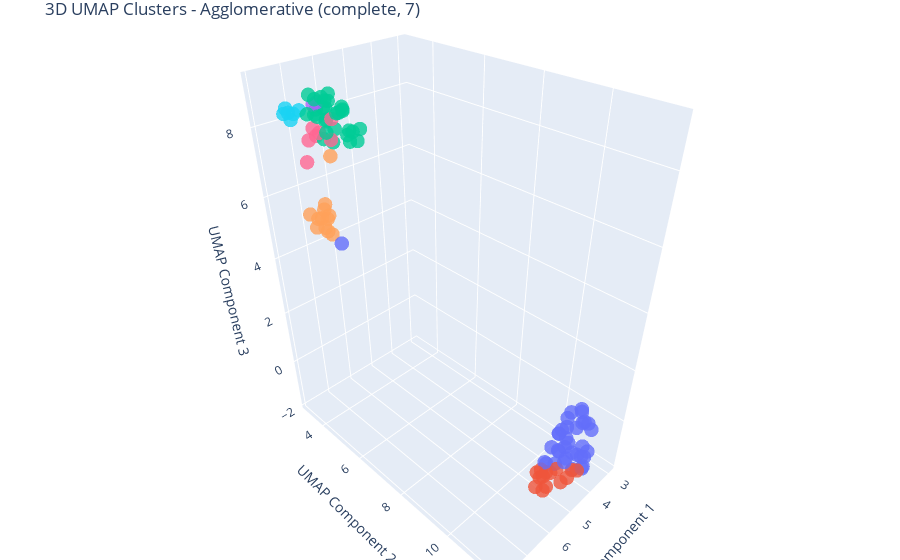
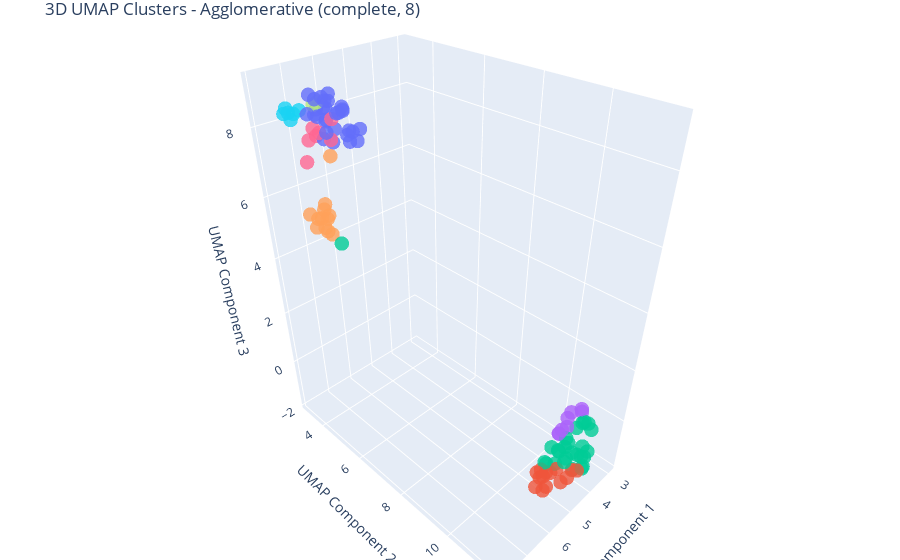
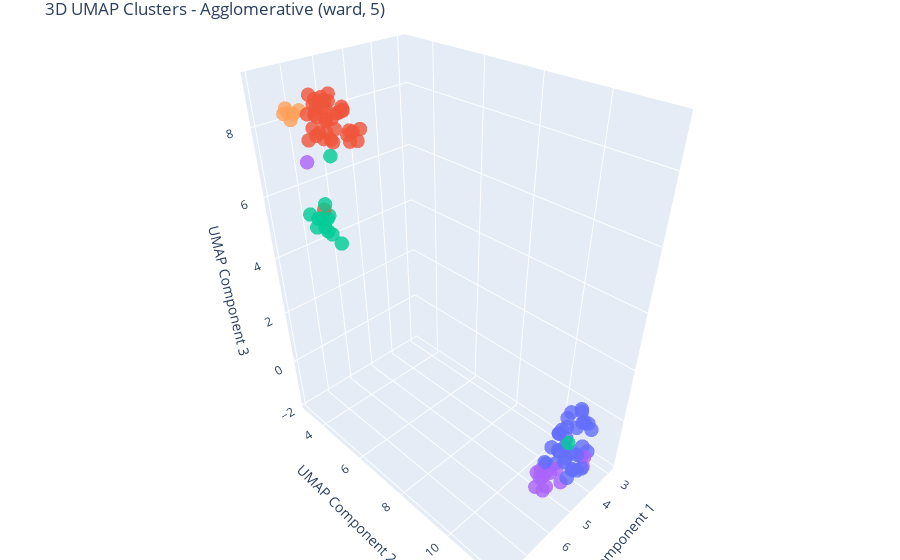

The notebook cell saved with these charts, in order:
### Code cell
models = {
    "Agglomerative (complete, 7)": AgglomerativeClustering(linkage='complete', n_clusters=7),
    "Agglomerative (complete, 8)": AgglomerativeClustering(linkage='complete', n_clusters=8),
    "Agglomerative (ward, 5)": AgglomerativeClustering(linkage='ward', n_clusters=5),
    "KMeans (k=4)": KMeans(n_clusters=4, random_state=12),
    "KMeans (k=6)": KMeans(n_clusters=6,random_state=12),
    "KMeans (k=5)": KMeans(n_clusters=6,random_state=12)
}


for (name, model) in models.items():
    cluster_labels = model.fit_predict(df_pca)

    visualise_clusters_umap_3d(umap_3d, cluster_labels, name)

### Figure 1 — Plotly figure (JSON) as saved in the notebook; plotly's stock layout.template omitted (floating-point values rounded to 4 significant figures)
{"data": [{"hoverinfo": "text", "marker": {"color": ["#00CC96", "#00CC96", "#EF553B", "#636EFA", "#636EFA", "#00CC96", "#636EFA", "#636EFA", "#636EFA", "#FFA15A", "#00CC96", "#FF6692", "#00CC96", "#FF6692", "#AB63FA", "#00CC96", "#19D3F3", "#00CC96", "#00CC96", "#636EFA", "#636EFA", "#AB63FA", "#636EFA", "#636EFA", "#636EFA", "#FF6692", "#19D3F3", "#00CC96", "#636EFA", "#636EFA", "#636EFA", "#00CC96", "#00CC96", "#00CC96", "#00CC96", "#636EFA", "#00CC96", "#636EFA", "#19D3F3", "#636EFA", "#00CC96", "#00CC96", "#FFA15A", "#FFA15A", "#636EFA", "#FF6692", "#19D3F3", "#00CC96", "#636EFA", "#00CC96", "#EF553B", "#FF6692", "#636EFA", "#EF553B", "#FFA15A", "#FFA15A", "#EF553B", "#00CC96", "#636EFA", "#636EFA", "#FFA15A", "#FF6692", "#00CC96", "#00CC96", "#00CC96", "#EF553B", "#00CC96", "#EF553B", "#EF553B", "#00CC96", "#EF553B", "#FFA15A", "#636EFA", "#FFA15A", "#636EFA", "#00CC96", "#EF553B", "#00CC96", "#636EFA", "#00CC96", "#00CC96", "#FFA15A", "#636EFA", "#636EFA", "#636EFA", "#636EFA", "#636EFA", "#FF6692", "#636EFA", "#19D3F3", "#EF553B", "#636EFA", "#FFA15A", "#EF553B", "#EF553B", "#636EFA", "#00CC96", "#636EFA", "#EF553B", "#EF553B", "#FFA15A", "#636EFA", "#19D3F3", "#FFA15A"], "opacity": 0.8, "size": 5}, "mode": "markers", "text": ["Cluster 2", "Cluster 2", "Cluster 1", "Cluster 0", "Cluster 0", "Cluster 2", "Cluster 0", "Cluster 0", "Cluster 0", "Cluster 4", "Cluster 2", "Cluster 6", "Cluster 2", "Cluster 6", "Cluster 3", "Cluster 2", "Cluster 5", "Cluster 2", "Cluster 2", "Cluster 0", "Cluster 0", "Cluster 3", "Cluster 0", "Cluster 0", "Cluster 0", "Cluster 6", "Cluster 5", "Cluster 2", "Cluster 0", "Cluster 0", "Cluster 0", "Cluster 2", "Cluster 2", "Cluster 2", "Cluster 2", "Cluster 0", "Cluster 2", "Cluster 0", "Cluster 5", "Cluster 0", "Cluster 2", "Cluster 2", "Cluster 4", "Cluster 4", "Cluster 0", "Cluster 6", "Cluster 5", "Cluster 2", "Cluster 0", "Cluster 2", "Cluster 1", "Cluster 6", "Cluster 0", "Cluster 1", "Cluster 4", "Cluster 4", "Cluster 1", "Cluster 2", "Cluster 0", "Cluster 0", "Cluster 4", "Cluster 6", "Cluster 2", "Cluster 2", "Cluster 2", "Cluster 1", "Cluster 2", "Cluster 1", "Cluster 1", "Cluster 2", "Cluster 1", "Cluster 4", "Cluster 0", "Cluster 4", "Cluster 0", "Cluster 2", "Cluster 1", "Cluster 2", "Cluster 0", "Cluster 2", "Cluster 2", "Cluster 4", "Cluster 0", "Cluster 0", "Cluster 0", "Cluster 0", "Cluster 0", "Cluster 6", "Cluster 0", "Cluster 5", "Cluster 1", "Cluster 0", "Cluster 4", "Cluster 1", "Cluster 1", "Cluster 0", "Cluster 2", "Cluster 0", "Cluster 1", "Cluster 1", "Cluster 4", "Cluster 0", "Cluster 5", "Cluster 4"], "type": "scatter3d", "x": [6.734, 6.868, 4.683, 2.999, 3.401, 6.531, 4.109, 3.868, 3.592, 7.535, 6.91, 7.8, 6.622, 7.814, 7.494, 6.684, 6.92, 7.206, 6.517, 4.239, 3.536, 7.416, 3.318, 3.786, 4.325, 7.408, 6.992, 6.656, 3.85, 3.304, 3.292, 6.498, 6.817, 6.507, 6.857, 4.249, 6.238, 4.582, 7.266, 3.567, 7.534, 6.707, 7.626, 7.701, 3.204, 7.965, 7.446, 7.367, 3.781, 7.217, 4.078, 7.93, 4.07, 5.122, 7.953, 7.867, 4.803, 6.085, 3.168, 3.946, 7.824, 7.581, 6.299, 6.145, 6.179, 4.867, 6.812, 4.597, 5.367, 6.063, 5.513, 7.807, 3.415, 7.019, 2.877, 6.067, 4.807, 6.316, 3.388, 6.937, 7.084, 7.671, 3.86, 4.228, 4.694, 4.232, 4.571, 7.809, 7.766, 7.256, 5.219, 3.962, 7.517, 5.323, 5.286, 4.308, 6.521, 4.109, 4.312, 4.007, 7.69, 4.293, 7.416, 7.814], "y": [3.777, 3.884, 10.93, 10.72, 11.35, 4.24, 10.77, 11.41, 10.94, 5.029, 4.453, 5.194, 3.941, 5.326, 4.846, 3.917, 3.254, 4.92, 3.841, 10.78, 10.92, 4.907, 10.47, 11.36, 10.52, 5.428, 3.073, 4.286, 10.54, 11.16, 10.43, 4.016, 4.892, 4.741, 4.58, 11.04, 3.967, 11.6, 3.361, 11.11, 4.602, 3.72, 4.98, 4.757, 10.98, 5.215, 3.583, 4.502, 11.54, 4.534, 11.3, 4.959, 10.94, 10.97, 4.801, 5.408, 11.2, 4.734, 10.46, 10.65, 5.237, 5.574, 4.541, 4.091, 4.53, 11.43, 5.065, 10.72, 11.27, 4.216, 11.01, 5.496, 10.36, 4.627, 10.63, 4.557, 10.67, 4.364, 10.64, 4.513, 4.609, 5.153, 10.87, 11.7, 10.7, 11.71, 11.32, 5.453, 5.808, 3.153, 10.81, 10.6, 4.876, 11.15, 10.97, 10.62, 3.82, 11.63, 11.3, 11.43, 4.917, 11.5, 3.304, 4.825], "z": [8.383, 8.301, -1.541, -0.3183, -0.3312, 7.92, -1.18, -1.096, -1.527, 6.062, 8.324, 8.537, 8.429, 8.39, 8.94, 7.602, 8.274, 8.811, 8.016, -1.636, -0.4685, 8.999, -0.9364, -0.7499, -1.773, 8.718, 8.151, 7.609, -0.7803, -0.2762, -0.588, 8.603, 8.589, 7.89, 9.003, -0.6675, 8.203, -0.8941, 8.127, -0.08704, 8.658, 8.627, 6.251, 5.927, -0.4174, 8.291, 8.417, 9.07, -0.8266, 8.5, -1.617, 7.649, -0.4988, -1.296, 6.164, 5.876, -1.041, 7.937, -0.4088, -1.365, 5.898, 8.297, 7.599, 8.382, 7.834, -1.369, 8.678, -1.774, -1.27, 7.751, -1.388, 5.796, -1.076, 7.436, -0.3544, 7.556, -1.518, 8.419, -1.482, 8.832, 8.976, 6.064, -1.792, -0.5723, -1.253, -0.9749, -0.6675, 8.499, 5.637, 8.379, -1.168, -0.6354, 6.326, -1.594, -1.196, -0.9579, 7.71, -1.237, -1.776, -1.592, 5.997, -0.5836, 8.31, 5.735]}], "layout": {"margin": {"b": 0, "l": 0, "r": 0, "t": 30}, "scene": {"xaxis": {"title": {"text": "UMAP Component 1"}}, "yaxis": {"title": {"text": "UMAP Component 2"}}, "zaxis": {"title": {"text": "UMAP Component 3"}}}, "title": {"text": "3D UMAP Clusters - Agglomerative (complete, 7)"}}}

### Figure 2 — Plotly figure (JSON) as saved in the notebook; plotly's stock layout.template omitted (floating-point values rounded to 4 significant figures)
{"data": [{"hoverinfo": "text", "marker": {"color": ["#636EFA", "#636EFA", "#EF553B", "#AB63FA", "#00CC96", "#636EFA", "#00CC96", "#00CC96", "#00CC96", "#FFA15A", "#636EFA", "#FF6692", "#636EFA", "#FF6692", "#B6E880", "#636EFA", "#19D3F3", "#636EFA", "#636EFA", "#00CC96", "#00CC96", "#B6E880", "#AB63FA", "#00CC96", "#00CC96", "#FF6692", "#19D3F3", "#636EFA", "#AB63FA", "#00CC96", "#AB63FA", "#636EFA", "#636EFA", "#636EFA", "#636EFA", "#00CC96", "#636EFA", "#00CC96", "#19D3F3", "#00CC96", "#636EFA", "#636EFA", "#FFA15A", "#FFA15A", "#00CC96", "#FF6692", "#19D3F3", "#636EFA", "#00CC96", "#636EFA", "#EF553B", "#FF6692", "#00CC96", "#EF553B", "#FFA15A", "#FFA15A", "#EF553B", "#636EFA", "#AB63FA", "#00CC96", "#FFA15A", "#FF6692", "#636EFA", "#636EFA", "#636EFA", "#EF553B", "#636EFA", "#EF553B", "#EF553B", "#636EFA", "#EF553B", "#FFA15A", "#AB63FA", "#FFA15A", "#AB63FA", "#636EFA", "#EF553B", "#636EFA", "#00CC96", "#636EFA", "#636EFA", "#FFA15A", "#00CC96", "#00CC96", "#00CC96", "#00CC96", "#00CC96", "#FF6692", "#00CC96", "#19D3F3", "#EF553B", "#AB63FA", "#FFA15A", "#EF553B", "#EF553B", "#00CC96", "#636EFA", "#00CC96", "#EF553B", "#EF553B", "#FFA15A", "#00CC96", "#19D3F3", "#FFA15A"], "opacity": 0.8, "size": 5}, "mode": "markers", "text": ["Cluster 0", "Cluster 0", "Cluster 1", "Cluster 3", "Cluster 2", "Cluster 0", "Cluster 2", "Cluster 2", "Cluster 2", "Cluster 4", "Cluster 0", "Cluster 6", "Cluster 0", "Cluster 6", "Cluster 7", "Cluster 0", "Cluster 5", "Cluster 0", "Cluster 0", "Cluster 2", "Cluster 2", "Cluster 7", "Cluster 3", "Cluster 2", "Cluster 2", "Cluster 6", "Cluster 5", "Cluster 0", "Cluster 3", "Cluster 2", "Cluster 3", "Cluster 0", "Cluster 0", "Cluster 0", "Cluster 0", "Cluster 2", "Cluster 0", "Cluster 2", "Cluster 5", "Cluster 2", "Cluster 0", "Cluster 0", "Cluster 4", "Cluster 4", "Cluster 2", "Cluster 6", "Cluster 5", "Cluster 0", "Cluster 2", "Cluster 0", "Cluster 1", "Cluster 6", "Cluster 2", "Cluster 1", "Cluster 4", "Cluster 4", "Cluster 1", "Cluster 0", "Cluster 3", "Cluster 2", "Cluster 4", "Cluster 6", "Cluster 0", "Cluster 0", "Cluster 0", "Cluster 1", "Cluster 0", "Cluster 1", "Cluster 1", "Cluster 0", "Cluster 1", "Cluster 4", "Cluster 3", "Cluster 4", "Cluster 3", "Cluster 0", "Cluster 1", "Cluster 0", "Cluster 2", "Cluster 0", "Cluster 0", "Cluster 4", "Cluster 2", "Cluster 2", "Cluster 2", "Cluster 2", "Cluster 2", "Cluster 6", "Cluster 2", "Cluster 5", "Cluster 1", "Cluster 3", "Cluster 4", "Cluster 1", "Cluster 1", "Cluster 2", "Cluster 0", "Cluster 2", "Cluster 1", "Cluster 1", "Cluster 4", "Cluster 2", "Cluster 5", "Cluster 4"], "type": "scatter3d", "x": [6.734, 6.868, 4.683, 2.999, 3.401, 6.531, 4.109, 3.868, 3.592, 7.535, 6.91, 7.8, 6.622, 7.814, 7.494, 6.684, 6.92, 7.206, 6.517, 4.239, 3.536, 7.416, 3.318, 3.786, 4.325, 7.408, 6.992, 6.656, 3.85, 3.304, 3.292, 6.498, 6.817, 6.507, 6.857, 4.249, 6.238, 4.582, 7.266, 3.567, 7.534, 6.707, 7.626, 7.701, 3.204, 7.965, 7.446, 7.367, 3.781, 7.217, 4.078, 7.93, 4.07, 5.122, 7.953, 7.867, 4.803, 6.085, 3.168, 3.946, 7.824, 7.581, 6.299, 6.145, 6.179, 4.867, 6.812, 4.597, 5.367, 6.063, 5.513, 7.807, 3.415, 7.019, 2.877, 6.067, 4.807, 6.316, 3.388, 6.937, 7.084, 7.671, 3.86, 4.228, 4.694, 4.232, 4.571, 7.809, 7.766, 7.256, 5.219, 3.962, 7.517, 5.323, 5.286, 4.308, 6.521, 4.109, 4.312, 4.007, 7.69, 4.293, 7.416, 7.814], "y": [3.777, 3.884, 10.93, 10.72, 11.35, 4.24, 10.77, 11.41, 10.94, 5.029, 4.453, 5.194, 3.941, 5.326, 4.846, 3.917, 3.254, 4.92, 3.841, 10.78, 10.92, 4.907, 10.47, 11.36, 10.52, 5.428, 3.073, 4.286, 10.54, 11.16, 10.43, 4.016, 4.892, 4.741, 4.58, 11.04, 3.967, 11.6, 3.361, 11.11, 4.602, 3.72, 4.98, 4.757, 10.98, 5.215, 3.583, 4.502, 11.54, 4.534, 11.3, 4.959, 10.94, 10.97, 4.801, 5.408, 11.2, 4.734, 10.46, 10.65, 5.237, 5.574, 4.541, 4.091, 4.53, 11.43, 5.065, 10.72, 11.27, 4.216, 11.01, 5.496, 10.36, 4.627, 10.63, 4.557, 10.67, 4.364, 10.64, 4.513, 4.609, 5.153, 10.87, 11.7, 10.7, 11.71, 11.32, 5.453, 5.808, 3.153, 10.81, 10.6, 4.876, 11.15, 10.97, 10.62, 3.82, 11.63, 11.3, 11.43, 4.917, 11.5, 3.304, 4.825], "z": [8.383, 8.301, -1.541, -0.3183, -0.3312, 7.92, -1.18, -1.096, -1.527, 6.062, 8.324, 8.537, 8.429, 8.39, 8.94, 7.602, 8.274, 8.811, 8.016, -1.636, -0.4685, 8.999, -0.9364, -0.7499, -1.773, 8.718, 8.151, 7.609, -0.7803, -0.2762, -0.588, 8.603, 8.589, 7.89, 9.003, -0.6675, 8.203, -0.8941, 8.127, -0.08704, 8.658, 8.627, 6.251, 5.927, -0.4174, 8.291, 8.417, 9.07, -0.8266, 8.5, -1.617, 7.649, -0.4988, -1.296, 6.164, 5.876, -1.041, 7.937, -0.4088, -1.365, 5.898, 8.297, 7.599, 8.382, 7.834, -1.369, 8.678, -1.774, -1.27, 7.751, -1.388, 5.796, -1.076, 7.436, -0.3544, 7.556, -1.518, 8.419, -1.482, 8.832, 8.976, 6.064, -1.792, -0.5723, -1.253, -0.9749, -0.6675, 8.499, 5.637, 8.379, -1.168, -0.6354, 6.326, -1.594, -1.196, -0.9579, 7.71, -1.237, -1.776, -1.592, 5.997, -0.5836, 8.31, 5.735]}], "layout": {"margin": {"b": 0, "l": 0, "r": 0, "t": 30}, "scene": {"xaxis": {"title": {"text": "UMAP Component 1"}}, "yaxis": {"title": {"text": "UMAP Component 2"}}, "zaxis": {"title": {"text": "UMAP Component 3"}}}, "title": {"text": "3D UMAP Clusters - Agglomerative (complete, 8)"}}}

### Figure 3 — Plotly figure (JSON) as saved in the notebook; plotly's stock layout.template omitted (floating-point values rounded to 4 significant figures)
{"data": [{"hoverinfo": "text", "marker": {"color": ["#EF553B", "#EF553B", "#AB63FA", "#636EFA", "#636EFA", "#EF553B", "#636EFA", "#636EFA", "#636EFA", "#00CC96", "#EF553B", "#EF553B", "#EF553B", "#EF553B", "#EF553B", "#EF553B", "#FFA15A", "#EF553B", "#EF553B", "#636EFA", "#636EFA", "#EF553B", "#636EFA", "#636EFA", "#636EFA", "#EF553B", "#FFA15A", "#EF553B", "#636EFA", "#636EFA", "#636EFA", "#EF553B", "#EF553B", "#EF553B", "#EF553B", "#636EFA", "#EF553B", "#636EFA", "#FFA15A", "#636EFA", "#EF553B", "#EF553B", "#EF553B", "#00CC96", "#636EFA", "#EF553B", "#FFA15A", "#EF553B", "#636EFA", "#EF553B", "#636EFA", "#AB63FA", "#636EFA", "#AB63FA", "#00CC96", "#00CC96", "#AB63FA", "#EF553B", "#636EFA", "#636EFA", "#00CC96", "#EF553B", "#EF553B", "#EF553B", "#EF553B", "#AB63FA", "#EF553B", "#AB63FA", "#AB63FA", "#EF553B", "#AB63FA", "#00CC96", "#636EFA", "#00CC96", "#636EFA", "#EF553B", "#AB63FA", "#EF553B", "#00CC96", "#EF553B", "#EF553B", "#00CC96", "#636EFA", "#AB63FA", "#636EFA", "#AB63FA", "#636EFA", "#EF553B", "#00CC96", "#FFA15A", "#AB63FA", "#636EFA", "#00CC96", "#AB63FA", "#AB63FA", "#636EFA", "#EF553B", "#636EFA", "#636EFA", "#636EFA", "#00CC96", "#636EFA", "#FFA15A", "#00CC96"], "opacity": 0.8, "size": 5}, "mode": "markers", "text": ["Cluster 1", "Cluster 1", "Cluster 3", "Cluster 0", "Cluster 0", "Cluster 1", "Cluster 0", "Cluster 0", "Cluster 0", "Cluster 2", "Cluster 1", "Cluster 1", "Cluster 1", "Cluster 1", "Cluster 1", "Cluster 1", "Cluster 4", "Cluster 1", "Cluster 1", "Cluster 0", "Cluster 0", "Cluster 1", "Cluster 0", "Cluster 0", "Cluster 0", "Cluster 1", "Cluster 4", "Cluster 1", "Cluster 0", "Cluster 0", "Cluster 0", "Cluster 1", "Cluster 1", "Cluster 1", "Cluster 1", "Cluster 0", "Cluster 1", "Cluster 0", "Cluster 4", "Cluster 0", "Cluster 1", "Cluster 1", "Cluster 1", "Cluster 2", "Cluster 0", "Cluster 1", "Cluster 4", "Cluster 1", "Cluster 0", "Cluster 1", "Cluster 0", "Cluster 3", "Cluster 0", "Cluster 3", "Cluster 2", "Cluster 2", "Cluster 3", "Cluster 1", "Cluster 0", "Cluster 0", "Cluster 2", "Cluster 1", "Cluster 1", "Cluster 1", "Cluster 1", "Cluster 3", "Cluster 1", "Cluster 3", "Cluster 3", "Cluster 1", "Cluster 3", "Cluster 2", "Cluster 0", "Cluster 2", "Cluster 0", "Cluster 1", "Cluster 3", "Cluster 1", "Cluster 2", "Cluster 1", "Cluster 1", "Cluster 2", "Cluster 0", "Cluster 3", "Cluster 0", "Cluster 3", "Cluster 0", "Cluster 1", "Cluster 2", "Cluster 4", "Cluster 3", "Cluster 0", "Cluster 2", "Cluster 3", "Cluster 3", "Cluster 0", "Cluster 1", "Cluster 0", "Cluster 0", "Cluster 0", "Cluster 2", "Cluster 0", "Cluster 4", "Cluster 2"], "type": "scatter3d", "x": [6.734, 6.868, 4.683, 2.999, 3.401, 6.531, 4.109, 3.868, 3.592, 7.535, 6.91, 7.8, 6.622, 7.814, 7.494, 6.684, 6.92, 7.206, 6.517, 4.239, 3.536, 7.416, 3.318, 3.786, 4.325, 7.408, 6.992, 6.656, 3.85, 3.304, 3.292, 6.498, 6.817, 6.507, 6.857, 4.249, 6.238, 4.582, 7.266, 3.567, 7.534, 6.707, 7.626, 7.701, 3.204, 7.965, 7.446, 7.367, 3.781, 7.217, 4.078, 7.93, 4.07, 5.122, 7.953, 7.867, 4.803, 6.085, 3.168, 3.946, 7.824, 7.581, 6.299, 6.145, 6.179, 4.867, 6.812, 4.597, 5.367, 6.063, 5.513, 7.807, 3.415, 7.019, 2.877, 6.067, 4.807, 6.316, 3.388, 6.937, 7.084, 7.671, 3.86, 4.228, 4.694, 4.232, 4.571, 7.809, 7.766, 7.256, 5.219, 3.962, 7.517, 5.323, 5.286, 4.308, 6.521, 4.109, 4.312, 4.007, 7.69, 4.293, 7.416, 7.814], "y": [3.777, 3.884, 10.93, 10.72, 11.35, 4.24, 10.77, 11.41, 10.94, 5.029, 4.453, 5.194, 3.941, 5.326, 4.846, 3.917, 3.254, 4.92, 3.841, 10.78, 10.92, 4.907, 10.47, 11.36, 10.52, 5.428, 3.073, 4.286, 10.54, 11.16, 10.43, 4.016, 4.892, 4.741, 4.58, 11.04, 3.967, 11.6, 3.361, 11.11, 4.602, 3.72, 4.98, 4.757, 10.98, 5.215, 3.583, 4.502, 11.54, 4.534, 11.3, 4.959, 10.94, 10.97, 4.801, 5.408, 11.2, 4.734, 10.46, 10.65, 5.237, 5.574, 4.541, 4.091, 4.53, 11.43, 5.065, 10.72, 11.27, 4.216, 11.01, 5.496, 10.36, 4.627, 10.63, 4.557, 10.67, 4.364, 10.64, 4.513, 4.609, 5.153, 10.87, 11.7, 10.7, 11.71, 11.32, 5.453, 5.808, 3.153, 10.81, 10.6, 4.876, 11.15, 10.97, 10.62, 3.82, 11.63, 11.3, 11.43, 4.917, 11.5, 3.304, 4.825], "z": [8.383, 8.301, -1.541, -0.3183, -0.3312, 7.92, -1.18, -1.096, -1.527, 6.062, 8.324, 8.537, 8.429, 8.39, 8.94, 7.602, 8.274, 8.811, 8.016, -1.636, -0.4685, 8.999, -0.9364, -0.7499, -1.773, 8.718, 8.151, 7.609, -0.7803, -0.2762, -0.588, 8.603, 8.589, 7.89, 9.003, -0.6675, 8.203, -0.8941, 8.127, -0.08704, 8.658, 8.627, 6.251, 5.927, -0.4174, 8.291, 8.417, 9.07, -0.8266, 8.5, -1.617, 7.649, -0.4988, -1.296, 6.164, 5.876, -1.041, 7.937, -0.4088, -1.365, 5.898, 8.297, 7.599, 8.382, 7.834, -1.369, 8.678, -1.774, -1.27, 7.751, -1.388, 5.796, -1.076, 7.436, -0.3544, 7.556, -1.518, 8.419, -1.482, 8.832, 8.976, 6.064, -1.792, -0.5723, -1.253, -0.9749, -0.6675, 8.499, 5.637, 8.379, -1.168, -0.6354, 6.326, -1.594, -1.196, -0.9579, 7.71, -1.237, -1.776, -1.592, 5.997, -0.5836, 8.31, 5.735]}], "layout": {"margin": {"b": 0, "l": 0, "r": 0, "t": 30}, "scene": {"xaxis": {"title": {"text": "UMAP Component 1"}}, "yaxis": {"title": {"text": "UMAP Component 2"}}, "zaxis": {"title": {"text": "UMAP Component 3"}}}, "title": {"text": "3D UMAP Clusters - Agglomerative (ward, 5)"}}}
